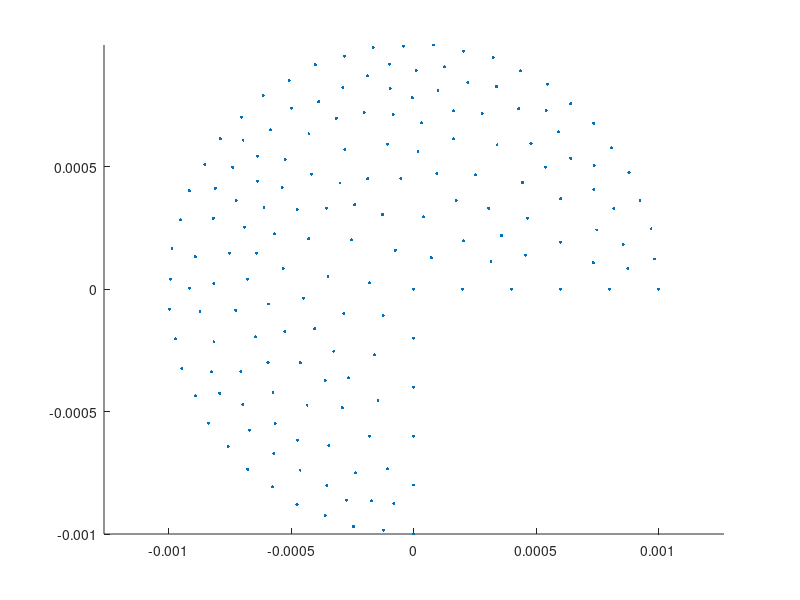

Reproduce this figure in MATLAB. (Note: this script raises an error after producing the figure.)
% generate the mesh

%script

clear all
close all

%experiment = 'single_particle' 
experiment = 'multi_particle'

%material = 'sodalime'
material = 'peridem'

% simulate sodalime crack
simulate_sodalime_prenotch = 0
%simulate_sodalime_prenotch = 1

do_pause = 'no'
%do_pause = 'yes'

% plot reference config
plot_reference = 1;
plot_circles = 1;
%timesteps = 600;
timesteps = 50000;
%timesteps = 1e5;
%timesteps = 10800;
%timesteps = 1e5;	% peridem

modulo = 300;

% break bonds or not
break_bonds = 0;
%break_bonds = 1

allow_contact = 1
allow_friction = 1
allow_damping = 1

contact_radius = 1e-04;	% edit
%contact_radius = 1.74e-04;	% peridem
%contact_radius = delta/2;
friction_coefficient = 0.3;
damping_ratio = 0.8;

%total_particles = 1;
%total_particles = 3;	% 3 particles

%specified_initial_data = '3_equidistant'
%specified_initial_data = '2_vertical'
%specified_initial_data = '2_vertical_balls'
%specified_initial_data = 'friction_test'
%specified_initial_data = 'falling_tube'
%specified_initial_data = 'friction_energy'
%specified_initial_data = 'falling_tube_gravity'
%specified_initial_data = 'single_falling'
%specified_initial_data = 'big_box'
%specified_initial_data = 'pile_settle'
%specified_initial_data = 'pile_settle_line'
specified_initial_data = 'pile_press'


%delta = 0.002;	% for glass slab
%delta = 0.012;	% peridynamic horizon
%delta = 0.25;	% for the unit circle 
load('delta.mat')

%meshsize = delta/3;
load('meshsize.mat')

disp ('Loading matrices: Pos.mat, Vol.mat, T.mat\n')
load('Pos.mat')
load('Vol.mat')
load('T.mat')
load('geometry.mat')

scatter(Pos(:,1), Pos(:,2), 5, 'filled')
axis equal

switch do_pause
    case 'yes'
	disp 'Press key to continue'
	pause
    otherwise
end

% generate the neighbor-list
%[NbdArr] = gen_nbdlist(Pos, delta);
%tic
%[NbdArr] = gen_nbdlist2(Pos, delta);	% twice faster
%toc
%tic
%[NbdArr] = gen_NbdArr(Pos, Pos, delta, 1);	% fastest, not anymore
%toc
tic
[NbdArr] = gen_NbdArr_varlength(Pos, Pos, delta, 1);	% fastest
toc


if simulate_sodalime_prenotch == 1
    %% for sodalime crack test, borrowing from old code
    load('PosCrack.mat')
    Pos  = PosCrack;
    delta =  0.002;
    dx = delta/4;
    dy = delta/4;
    %Vol = zeros(size(PosCrack)) + dx * dy;
    Vol = zeros(length(PosCrack), 1) + dx * dy;
    %% for sodalime crack test, borrowing from old code
    load('Nbd.mat')
    NbdArr = Nbd;
end

disp('Max neighbors') 
size(NbdArr)

if plot_circles == 1
 hold on
 theta_list = linspace(0, 2* pi , 20);
 %for i = 30:30	%total_nodes
 for i = 1:1	%total_nodes
 	x = Pos(i,1) +  delta * cos(theta_list);
 	y = Pos(i,2) +  delta * sin(theta_list);
 
 	plot(x, y, 'r')

	axis equal
 end
end

switch do_pause
    case 'yes'
	disp 'Press key to continue'
	pause
    otherwise
end


% get the position and relative distances of the neighbors
[Nbd_xi_1, Nbd_xi_2, Nbd_xi_norm, nbd_Vol] = precomputation(NbdArr, Pos, Vol);
[total_nodes, dimension] = size(Pos);

% get the material properties
[delta, rho, Gnot, E, nu, snot, cnot, bulk_modulus] = material_properties(delta, material);

% gravity
gravity = zeros(size(Pos));
gravity(:,2) = - 9.8;

disp 'Precomputation done.'

switch do_pause
    case 'yes'
	disp 'Press key to continue'
	pause
    otherwise
end


switch experiment
case 'single_particle'

    % initial data
    uold = zeros(total_nodes,2);
    uolddot = zeros(total_nodes,2);
    uolddotdot = zeros(total_nodes,2);

    extforce = zeros(total_nodes, 2);

%% specify initial data
    %uold = zeros(total_nodes,2) + [0 1e-3];
    uolddot = zeros(total_nodes,2) + [0, 4e4];
    uolddotdot = (zeros(total_nodes, 2) + [0 -16e7] );

    % external force
    %[extforce] = external_force(geometry, Pos, NbdArr, delta);
    extforce = (zeros(total_nodes, 2) + [0 -16e7] ) * rho;

    switch do_pause
	case 'yes'
	    disp 'Press key to continue'
	    pause
	otherwise
    end


%dt = 25e-9;
%dt = 25e-8;
dt = 25e-8*2;

    % simulate with initial data
    [NbdArr_out, u0] = simulate_initial(uold, uolddot, uolddotdot, Pos, NbdArr, Vol, nbd_Vol, extforce, delta, Nbd_xi_1, Nbd_xi_2, Nbd_xi_norm, timesteps, break_bonds, material, dt);
    %[NbdArr_out, u0] = test_int(uold, uolddot, uolddotdot, Pos, NbdArr, Vol, nbd_Vol, extforce, delta, Nbd_xi_1, Nbd_xi_2, Nbd_xi_norm, timesteps, break_bonds, material, dt);


case 'multi_particle'


    dt = 0.02/1e5;	% peridem

    % % normal stiffness (From Foster's paper)
    %normal_stiffness = 18 * bulk_modulus /( pi * delta^5);
    normal_stiffness = 18 * bulk_modulus /( pi * delta^4);	% from silling-askari05

    % % Specify
    switch specified_initial_data
    case 'friction_energy'
	particle_shift = [-2e-3, 1e-3 + contact_radius];	% reference position

	uold_multi(:,:,1) = zeros(total_nodes,2);
	uolddot_multi(:,:,1) = zeros(total_nodes,2) +  [1, 0]
	% gravity
	uolddotdot_multi(:,:,1) = zeros(total_nodes,2) +  [0, -5000];
	extforce_multi(:,:,1) = zeros(total_nodes, 2) +  [0, -5000 .* rho];

	with_wall = 1
	wall_type = 'rectangle'

    case 'big_box'
	[X, Y] = meshgrid(linspace(-8e-3, 8e-3, 3));
	particle_shift = [reshape(X, [], 1), reshape(Y, [], 1)];

	total_balls = length(particle_shift);
	particle_scaling = (1.5 - 1) * rand(total_balls, 1) + 1; 
	particle_rotation = (2*pi -0) * rand(total_balls, 1)+ 0;

	% gravity
	for i = 1:total_balls
	    uolddotdot_multi(:,:,i) = zeros(total_nodes,2) +  [0, -5000];
	    extforce_multi(:,:,i) = zeros(total_nodes, 2) +  [0, -5000 .* rho];
	end



	with_wall = 1
	wall_type = 'box'

    case 'pile_press'
	% wall dimension
	load('wall_left');
	load('wall_right');
	load('wall_top');
	load('wall_bottom');
	% distribute balls between x = (-4,4) and y = [-5,5]

	num_x = 4;
	num_y = 6;

	% for fixed scaling
	radius_scaling = 0.3;
	radius = radius_scaling * 1e-3;

	% for random scaling
	max_radius_scaling = 0.3;
	min_radius_scaling = 0.1;
	max_radius = max_radius_scaling * 1e-3;

	% nozzle area
	base_x = linspace( wall_left + radius + contact_radius, wall_right - radius - contact_radius, num_x );
	top_offset = 3e-3;
	bottom_offset = 0e-3;
	base_y = linspace(wall_bottom + bottom_offset + radius + contact_radius, wall_top - top_offset - radius - contact_radius, num_y );

	[X, Y] = meshgrid(base_x, base_y);
	particle_shift = [reshape(X, [], 1), reshape(Y, [], 1)] ;

	total_balls = length(particle_shift);

	% % fixed scaling
	particle_scaling = zeros(total_balls,1) + radius_scaling;

	% % random scaling
	%particle_scaling = (max_radius_scaling - min_radius_scaling) * rand(total_balls, 1) + min_radius_scaling; 

	particle_rotation = (2*pi -0) * rand(total_balls, 1)+ 0;

	% gravity
	for i = 1:total_balls
	    %uolddot_multi(:,:,i) = zeros(total_nodes,2) +  [0, -1];
	    %uolddotdot_multi(:,:,i) = zeros(total_nodes,2) +  [0, -5000];
	    %extforce_multi(:,:,i) = zeros(total_nodes, 2) +  [0, -5000 .* rho];
	end

	with_wall = 1
	wall_type = 'box'

	with_moving_wall= 1
	moving_wall_type = 'rectangle'	

	file_string = 'pile_press'

    case 'pile_settle'

	% wall dimension
	load('wall_left');
	load('wall_right');
	load('wall_top');
	load('wall_bottom');
	% distribute balls between x = (-4,4) and y = [-5,5]

	max_radius_scaling = 0.3;
	min_radius_scaling = 0.05;
	max_radius = max_radius_scaling * 1e-3;

	num_x = 6;
	num_y = 5;

	% nozzle area
	move_closer = 1e-3;
	base_x = linspace(move_closer + wall_left + max_radius + contact_radius, wall_right - max_radius - contact_radius - move_closer, num_x );
	%base_y = linspace(wall_bottom + max_radius + contact_radius, wall_top - max_radius - contact_radius, num_y );
	top_extra = 5e-3;
	base_y = linspace(wall_bottom + max_radius + contact_radius, top_extra + wall_top - max_radius - contact_radius, num_y );

	[X, Y] = meshgrid(base_x, base_y);
	particle_shift = [reshape(X, [], 1), reshape(Y, [], 1)] + [0, 0.5e-3];

	total_balls = length(particle_shift);
	particle_scaling = (max_radius_scaling - min_radius_scaling) * rand(total_balls, 1) + min_radius_scaling; 
	particle_rotation = (2*pi -0) * rand(total_balls, 1)+ 0;

	% gravity
	for i = 1:total_balls
	    uolddot_multi(:,:,i) = zeros(total_nodes,2) +  [0, -1];
	    uolddotdot_multi(:,:,i) = zeros(total_nodes,2) +  [0, -5000];
	    extforce_multi(:,:,i) = zeros(total_nodes, 2) +  [0, -5000 .* rho];
	end

	with_wall = 1
	wall_type = 'box'

	file_string = 'pile_settle'

    case 'pile_settle_line'

	% wall dimension
	load('wall_left');
	load('wall_right');
	load('wall_top');
	load('wall_bottom');
	% distribute balls between x = (-4,4) and y = [-5,5]

	max_radius_scaling = 0.15;
	min_radius_scaling = 0.05;
	max_radius = max_radius_scaling * 1e-3;

	total_balls = 120;

	low_loc = -3e-3;
	particle_shift = [zeros(total_balls,1), linspace(low_loc, low_loc + total_balls*2*(max_radius + contact_radius), total_balls)'];

	% % random radius
	particle_scaling = (max_radius_scaling - min_radius_scaling) * rand(total_balls, 1) + min_radius_scaling; 
	% % same radius
	%particle_scaling = zeros(total_balls,1) + 0.15;
	particle_rotation = (2*pi -0) * rand(total_balls, 1)+ 0;

	% gravity
	for i = 1:total_balls
	    uolddot_multi(:,:,i) = zeros(total_nodes,2) +  [0, -1];
	    uolddotdot_multi(:,:,i) = zeros(total_nodes,2) +  [0, -5000];
	    extforce_multi(:,:,i) = zeros(total_nodes, 2) +  [0, -5000 .* rho];
	end

	with_wall = 1
	wall_type = 'box'

	file_string = 'pile_settle_line'

    case 'falling_tube'
	falling_from = 5e-3;	% 5 mm
	%starting_distance = 2.2e-3;
	starting_distance = 3.5e-3;
	particle_shift = [0, falling_from];	% reference position
	%particle_rotation = [pi; 0];	% for elastic collision of unit circles % 2 particles

	%% Initial data
	uold_multi(:,:,1) = zeros(total_nodes,2) + [0 (starting_distance - falling_from)];
	uolddot_multi(:,:,1) = zeros(total_nodes,2) +  [0, -6* sqrt(2* 50 * (0.3e-3))];
	% gravity
	uolddotdot_multi(:,:,1) = zeros(total_nodes,2) +  [0, -50];
	extforce_multi(:,:,1) = zeros(total_nodes, 2) +  [0, -50 .* rho];

	with_wall = 1
	wall_type = 'box'

file_string = 'falling_tube'

    case 'falling_tube_gravity'
	falling_from = 7e-3;	% 5 mm
	%starting_distance = 2.2e-3;
	starting_distance = 4e-3;
	particle_shift = [0, falling_from];	% 2 particles
	%particle_rotation = [pi; 0];	% for elastic collision of unit circles % 2 particles

	%% Initial data
	uold_multi(:,:,1) = zeros(total_nodes,2) + [0 (starting_distance - falling_from)];
	%uolddot_multi(:,:,1) = zeros(total_nodes,2) +  [0, -sqrt(2* 10 * (falling_from - starting_distance))];
	uolddot_multi(:,:,1) = zeros(total_nodes,2) +  [0, -sqrt(2* 10 * (falling_from - starting_distance))];
	uolddotdot_multi(:,:,1) = zeros(total_nodes,2) +  [0, -10];
	extforce_multi(:,:,1) = zeros(total_nodes, 2) +  [0, -10 .* rho];

	file_string = 'falling_tube_gravity'

file_string = 'falling_tube'
    case 'single_falling'
	falling_from = 3e-3;	% 5 mm
	particle_shift = [0, falling_from];	% 2 particles
	particle_rotation = [pi/6];

	%% Initial data
	uold_multi(:,:,1) = zeros(total_nodes,2);
	uolddot_multi(:,:,1) = zeros(total_nodes,2) +  [0, -60* sqrt(2* 10 * (0.3e-3))];

    case 'friction_test'
	falling_from = 3e-3;	% 5 mm
	%starting_distance = 2.2e-3;
	starting_distance = 3e-3;
	particle_shift = [0, 0; -2e-3 + contact_radius, falling_from];	% 2 particles
	%particle_shift = [0, 0; 0, falling_from];	% 2 particles
	%particle_rotation = [pi; 0];	% for elastic collision of unit circles % 2 particles
	particle_rotation = [pi/6; -pi/6];

	%% Initial data
	uold_multi(:,:,2) = zeros(total_nodes,2) + [0 (starting_distance - falling_from)];
	uolddot_multi(:,:,2) = zeros(total_nodes,2) +  [0, -60* sqrt(2* 10 * (0.3e-3))];
	%uolddotdot_multi(:,:,2) = zeros(total_nodes,2) +  [0, -10];

	with_wall = 1
	wall_type = 'box'

    case '2_vertical'
	%falling_from = 2.5e-3;	% 5 mm
	falling_from = 3e-3;	% 5 mm
	%starting_distance = 2.2e-3;
	starting_distance = 3e-3;
	particle_shift = [0, 0; 0, falling_from];	% 2 particles

	% particle on the bottom is flipped to ensure symmetric collision
	particle_rotation = [pi; 0];	% for elastic collision of unit circles % 2 particles
	%particle_rotation = [pi - pi/8; -pi/8];	% for pacman collision
	%particle_rotation = [pi - pi/8; -pi/8];	% for circle_w_prenotch
	%particle_rotation = [0; 0];	% for triangles

	%% Initial data
	uold_multi(:,:,2) = zeros(total_nodes,2) + [0 (starting_distance - falling_from)];
	uolddot_multi(:,:,2) = zeros(total_nodes,2) +  [0, -60* sqrt(2* 10 * (0.3e-3))];	% 2 particles
	%uolddot_multi(:,:,2) = zeros(total_nodes,2) +  [0, -sqrt(2* 10 * (falling_from - starting_distance))];
	uolddotdot_multi(:,:,2) = zeros(total_nodes,2) +  [0, -10];
	%uolddot_multi(:,:,2) = zeros(total_nodes, 2) + [0, -1.3e-01];	% peridem
	%uolddotdot_multi(:,:,2) = zeros(total_nodes, 2) + [0, -10];	% peridem

	% specify external force density on particles i.e. Force/Volume, or Acceleration * density
	% % gravity applies on the second particle only
	%extforce_multi(:,:,2) = zeros(total_nodes, 2) +  [0, -10 .* rho];

    case '2_vertical_balls'
	falling_from = 2e-3 + 1e-3;
	starting_distance = 2e-3 + 0.3e-3;
	particle_shift = [0, 0; 0, falling_from];	% 2 particles
	% % particle on the bottom is flipped to ensure symmetric collision
	particle_rotation = [pi; 0];	% for elastic collision of unit circles % 2 particles

	%% Initial data
	uold_multi(:,:,2) = zeros(total_nodes,2) + [0 (starting_distance - falling_from)];
	g_val = 1000;
	uolddot_multi(:,:,2) = zeros(total_nodes,2) +  [0, -sqrt(2* g_val * abs(starting_distance - falling_from))];	% 2 particles
	uolddotdot_multi(:,:,2) = zeros(total_nodes,2) +  [0, -g_val];

	% % gravity applies on the second particle only
	extforce_multi(:,:,2) = zeros(total_nodes, 2) +  [0, -g_val .* rho];

    case '3_equidistant'
	particle_shift = [-5/2, 0; 5/2, 0; 0, 5 * sin(pi/3)] * 1e-3; % 3 particles
	particle_rotation = [pi/3; pi/3; pi/3]; % 3 particles

	%% initial data
	uolddot_multi(:,:,1) = zeros(total_nodes,2) +  -[sqrt(3)/2, 1/2 ] * -60* sqrt(2* 10 * (0.3e-3));	% 3 particles
	uolddot_multi(:,:,2) = zeros(total_nodes,2) +  -[-sqrt(3)/2, 1/2 ] * -60* sqrt(2* 10 * (0.3e-3));	% 3 particles
	uolddot_multi(:,:,3) = zeros(total_nodes,2) +  -[0, -1] * -60* sqrt(2* 10 * (0.3e-3));	% 3 particles

    otherwise
	disp('No initial setup specified, assuming default.')
    end

    %% Necessary variables, if not defined
    %% geometry
    if ~exist('total_particles', 'var')
	% compute the total number of particles from the shift
	[total_particles, temp] = size(particle_shift);
	total_particles
    else
	fprintf('specified total_particles = %d',total_particles);
    end
    if ~exist('particle_scaling', 'var')
	% particle location, scaling, and rotation
	particle_scaling = ones(total_particles, 1);
    end
    if ~exist('particle_rotation', 'var')
	particle_rotation = zeros(total_particles, 1);
    end
    if ~exist('particle_shift', 'var')
	particle_shift = zeros(total_particles, dimension);
    end

    %% initial data
    if ~exist('uold_multi', 'var')
	uold_multi = zeros(total_nodes,2, total_particles);
    end
    if ~exist('uolddot_multi', 'var')
	uolddot_multi = zeros(total_nodes,2, total_particles);
    end
    if ~exist('uolddotdot_multi', 'var')
	uolddotdot_multi = zeros(total_nodes,2, total_particles);
    end
    if ~exist('extforce_multi', 'var')
	% default external force density on particles
	extforce_multi = zeros( [size(Pos), total_particles]);
    end

    if ~exist('with_wall', 'var')
	with_wall = 0
    end
    if ~exist('wall_type', 'var')
	wall_type = 'box'
    end

    if ~exist('with_moving_wall', 'var')
	with_moving_wall = 0
    end
    if ~exist('moving_wall_type', 'var')
	moving_wall_type = 'rectangle'
    end

    if ~exist('file_string', 'var')
	file_string = strcat(specified_initial_data, '_',	num2str(total_particles), '_')
    end

    % generate the geometry
    %Pos_multi = zeros( [size(Pos), total_particles]);
    %Vol_multi = zeros( [size(Vol), total_particles]);
    %NbdArr_multi = zeros( [size(NbdArr), total_particles]);
    for i = 1:total_particles
	rot_matrix = [cos(particle_rotation(i)), -sin(particle_rotation(i)); sin(particle_rotation(i)), cos(particle_rotation(i))]
	Pos_multi(:,:,i) = particle_scaling(i) * (rot_matrix * (Pos'))' + particle_shift(i, :);
	Vol_multi(:,i) = ( (particle_scaling(i)).^dimension) .* Vol;
	NbdArr_multi(:,:,i) = NbdArr;
	%% precomputation
	% get the position and relative distances of the neighbors
	[xi_1_multi(:,:,i), xi_2_multi(:,:,i), xi_norm_multi(:,:,i), nbd_Vol_multi(:,:,i)] = precomputation(NbdArr_multi(:,:,i), Pos_multi(:,:,i), Vol_multi(:,i));
    end


    [NbdArr_out, u0_multi] = simulateMultiple(total_particles, uold_multi, uolddot_multi, uolddotdot_multi, Pos_multi, NbdArr_multi, Vol_multi, nbd_Vol_multi, extforce_multi, normal_stiffness, contact_radius, rho, cnot, snot, xi_1_multi, xi_2_multi, xi_norm_multi, dt, timesteps, delta, modulo, break_bonds, with_wall, allow_friction, friction_coefficient, allow_contact, allow_damping, damping_ratio, wall_type, with_moving_wall, moving_wall_type, file_string);

    %plot_extra = 1;
    plot_extra = 0;

    if plot_extra == 1
	figure
	plot(store_time, store_center(:,1), store_time, store_center(:,2));
	title('Location of the center')
	legend('x', 'y')
	axis equal

	figure
	hold on
	plot(store_time, store_CurrPos_min(:,1), store_time, store_CurrPos_min(:,2));
	hold off
	legend('x', 'y')
	title('Minimum')
	axis equal
    end

otherwise
    disp 'No experiment provided'
    return

end
